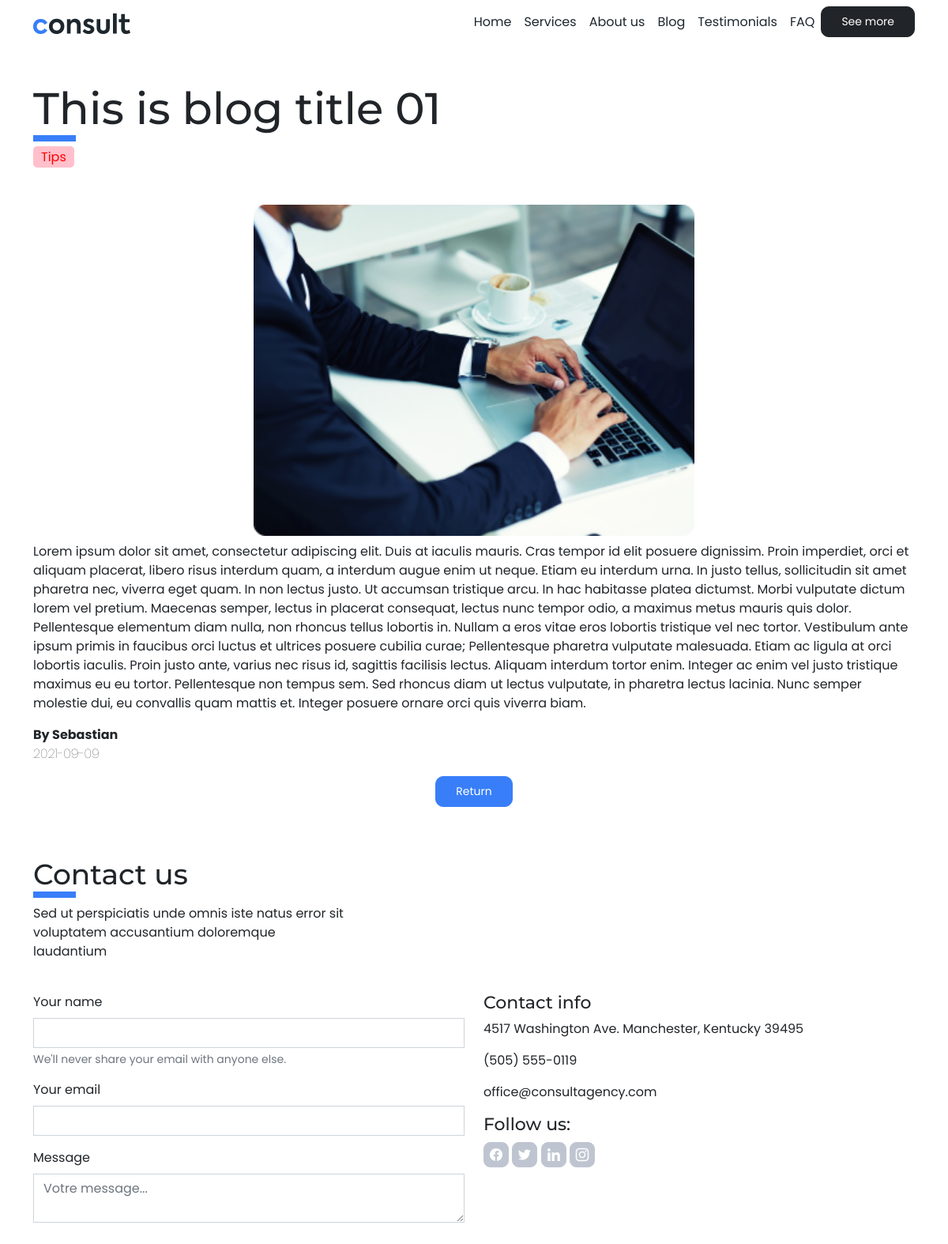
Page /?action=Article&&ArticleID=1 on the committed database.
### tables this page shows
CREATE TABLE `table_news` (
  `id_news` int(10) NOT NULL,
  `author_news` varchar(50) NOT NULL,
  `genre_news` varchar(20) NOT NULL,
  `title_news` varchar(100) NOT NULL,
  `description_news` varchar(300) NOT NULL,
  `text_news` varchar(8000) NOT NULL,
  `date_news` date NOT NULL,
  `photo_news` varchar(100) NOT NULL
);

### controllers/News-Controller.php (called while the page is built, shortened)
<?php
require './model/News-model.php';
function ArticleNews()
{
    $reqArticleId = $_GET['ArticleID'];
    $article = getArticle($reqArticleId);
    require './view/ArticleView.php';
}

### model/News-model.php (called while the page is built, shortened)
<?php
function dbConnect()
{
    $bdd = new PDO('mysql:host=127.0.0.1;dbname=consult_figma', 'root', '', array(PDO::ATTR_ERRMODE => PDO::ERRMODE_EXCEPTION));
    return $bdd;
}
function getArticle($reqArticleId)
{
    $bdd = dbConnect();
    $requete = $bdd->prepare('SELECT * FROM table_news WHERE id_news = ?');
    $requete->execute(array($reqArticleId));
    $article = $requete->fetch();
    return $article;
}

### view/ArticleView.php (the view, shortened to what this page needs)
<section class="news">
        <div class="container mb-5">
            <div class="row">
                <div class="col-12 my-5">
                 <?php echo '  <h1>  ' . $article['title_news'] . ' </h1>
                    <span class="' . $article['genre_news'] . '">
                            ' . $article['genre_news'] . '
                            </span>
                ' ?>
                </div>
<?php
echo '
                        <div class="col-md-12 text-center news">
                            <img src="' . $article['photo_news'] . '" alt="" class="w-50 mb-2">
                        </div>
                        <div class="col-md-12 news"
                            <p class="pt-4">
                            ' . $article['text_news'] . '
                            </p>
                            <span class="fw-bolder">By ' . $article['author_news'] . '<br></span>
                            <span class="fw-lighter">' . $article['date_news'] . '</span>
                        </div>';
?>
        <div class="col-12 py-3 text-center">
        <a href="./?action=News"> <button class="btn btn-primary">Return</button></a>
        </div>
            </div>
        </div>
    </section>
<?php require 'template.php';?>

### rows in the picture
table_news: title_news "This is blog title 01", genre_news "Tips", photo_news (picture), text_news "Lorem ipsum dolor sit amet, consectetur adipiscing elit. Duis at iaculis mauris. Cras tempor id elit posuere dignissim. Proin imperdiet, orci et aliquam placerat, libero risus interdum quam, a interdum augue enim ut neque. Etiam eu interdum urna. In justo tellus, sollicitudin sit amet pharetra nec, viverra eget quam. In non lectus justo. Ut accumsan tristique arcu. In hac habitasse platea dictumst. Morbi vulputate dictum lorem vel pretium. Maecenas semper, lectus in placerat consequat, lectus nunc tempor odio, a maximus metus mauris quis dolor. Pellentesque elementum diam nulla, non rhoncus tellus lobortis in. Nullam a eros vitae eros lobortis tristique vel nec tortor. Vestibulum ante ipsum…", author_news "Sebastian", date_news "2021-09-09"
